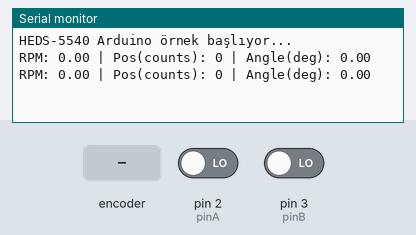
This sketch was run on a simulated Arduino Uno, built with avr-gcc and run on an emulated ATmega328P. Parts: the last lines printed to the serial monitor. Inputs (shaded band) come from the test bench; at power-on: pin 2 (pinA) LOW, pin 3 (pinB) LOW.

Above: at 1.2 s.
1.3 s: rotary encoder on pin 2 (pinA) / pin 3 (pinB) turned 1 step (first pin leading)
At 1.9 s:
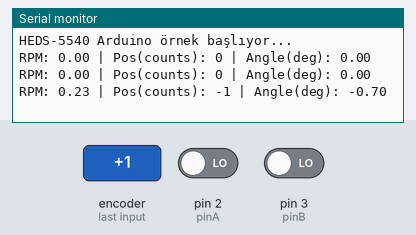
3.0 s: rotary encoder on pin 2 (pinA) / pin 3 (pinB) turned 1 step (first pin leading)
At 3.31 s:
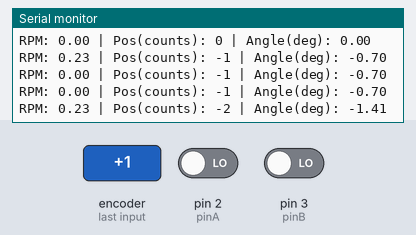
Timing chart, 0 to 6.0 s (numbered marks = the images above; inputs shaded):
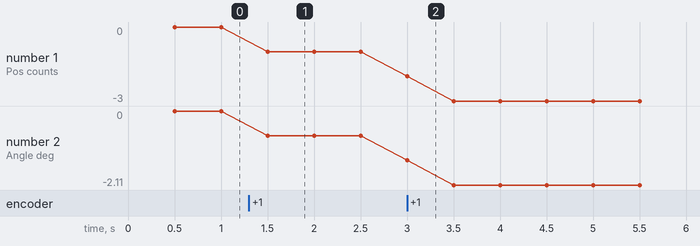

The sketch:

HEDS5540_Arduino.ino
```cpp
// HEDS5540_Arduino.ino
// Örnek: HEDS-5540 enkoderini Arduino Uno ile okumak (quadrature decoding).
// Dikkat: countsPerRev değerini kendi enkoderinizin datasheet'ine göre ayarlayın.
// Eğer enkoder PPR (cycles per rev) veriyorsa, countsPerRev = PPR * 4 (quadrature).

const int pinA = 2;    // INT0
const int pinB = 3;    // INT1 (okuma için, gerekirse interrupt'a alınabilir)
const int pinZ = 4;    // index (opsiyonel)

volatile long position = 0;     // mutabık sayaç (kesme içinde güncellenir)
volatile unsigned long pulseCount = 0; // döngü bazlı sayım

// Ayarlayın:
const unsigned int PPR = 128; // örnek: enkoder üzerinde yazan cycles per rev (datasheet'e bakın)
const unsigned int countsPerRev = PPR * 4; // quadrature decoding ile saydığımız counts/rev

unsigned long lastReportMs = 0;
const unsigned long reportIntervalMs = 500; // her 500 ms raporlama

void setup() {
  pinMode(pinA, INPUT);
  pinMode(pinB, INPUT);
  pinMode(pinZ, INPUT);

  // Eğer enkoder open-collector ise dış pull-up kullanın; isterseniz iç pull-up'u aktif edin:
  // digitalWrite(pinA, HIGH); digitalWrite(pinB, HIGH); digitalWrite(pinZ, HIGH);

  attachInterrupt(digitalPinToInterrupt(pinA), isrA, CHANGE);
  // index kullanacaksanız:
  // attachInterrupt(digitalPinToInterrupt(pinZ), isrZ, RISING);

  Serial.begin(115200);
  while (!Serial) { ; }
  Serial.println("HEDS-5540 Arduino örnek başlıyor...");
}

void loop() {
  unsigned long now = millis();
  if (now - lastReportMs >= reportIntervalMs) {
    noInterrupts();
    unsigned long p = pulseCount;
    pulseCount = 0;
    long pos = position; // pozisyonu oku
    interrupts();

    double intervalSec = (now - lastReportMs) / 1000.0;
    double revs = (double)p / (double)countsPerRev;
    double rpm = (revs / intervalSec) * 60.0;

    double degrees = (double)pos * 360.0 / (double)countsPerRev;

    Serial.print("RPM: ");
    Serial.print(rpm, 2);
    Serial.print(" | Pos(counts): ");
    Serial.print(pos);
    Serial.print(" | Angle(deg): ");
    Serial.println(degrees, 2);

    lastReportMs = now;
  }
}

// A kanal kesme rutini (hızlı olmalı)
void isrA() {
  bool a = digitalRead(pinA);
  bool b = digitalRead(pinB);
  if (a == b) position++;
  else position--;
  pulseCount++;
}

// İndex kanalı için örnek (opsiyonel)
// void isrZ() {
//   // örn: index geldiğinde pozisyonu sıfırla / referans al
//   position = 0;
// }
```

Measured:
- after the input at 1.3 s, the serial monitor: prints a new line after 0.20 s (image 1)
- after the input at 3.0 s, the serial monitor: prints a new line at once (image 2)
- plotted number 1: 0 → -1 after the input at 1.3 s, -1 → -3 after the input at 3.0 s
- plotted number 2: 0 → -0.7 after the input at 1.3 s, -0.7 → -2.11 after the input at 3.0 s
